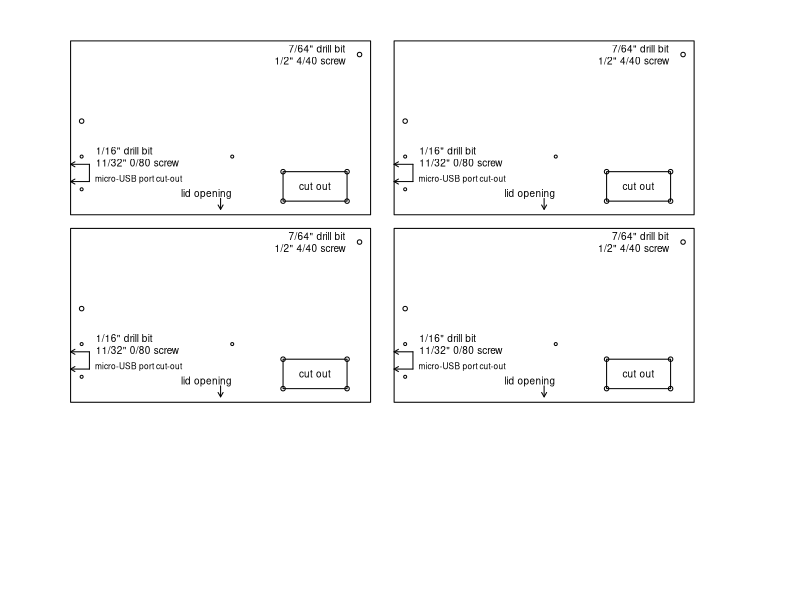

This figure's R source:
## layout for screws for CO2 monitor

# box is 3 3/16 x 3 3/16 (inches)
# lcd display screw holes are at 75mm x 31mm
# arduino nano every screw holes are at 40.64mm x 15.24mm
# micro-usb port is 0.3165" wide, centered on nano every
# senseair s8 opening is 0.68" wide x 0.54" wide

w <- (3 + 3/16)*1000
lmargin <- 750
tmargin <- 750

pdf("co2_monitor_layout.pdf", height=11, width=8.5)
par(bty="n", mar=rep(0,4), oma=rep(0,4))

plot(0,0,xlim=c(0,8500), ylim=c(11000,0), xaxs="i", yaxs="i",
     xaxt="n", yaxt="n", xlab="", ylab="", type="n")


make_layout <- function(lmargin, tmargin) {

    # box
    rect(lmargin, tmargin, w+lmargin, w+tmargin, col=NA, border="black")

    # screws for LCD display
    led_width <- (75/25.4)*1000
    left <- w/2 - led_width/2 + lmargin
    right <- w/2 + led_width/2 + lmargin
    top <- tmargin+ 250
    bottom <- top + (31/25.4)*1000

    points(c(left, right), c(bottom, top), cex=0.6)

    text(right-150, top, '7/64" drill bit\n1/2" 4/40 screw',
         cex=0.6, adj=c(1, 0.5))


    # screws for arduino
    arduino_width <- 4.064/2.54*1000
    arduino_height <- 1.524/2.54*1000
    top <- bottom + 650
    bottom <- top+arduino_height
    right <- left+arduino_width

    points(c(left, left, right), c(top, bottom, top), cex=0.4)

    text(left+150, top, '1/16" drill bit\n11/32" 0/80 screw',
         cex=0.6, adj=c(0, 0.5))

    # where to cut for the usb-mini port
    usb_height <- 316.5
    arduino_center <- top + arduino_height/2
    arrows(rep(lmargin+200,2), arduino_center+c(-1,1)*usb_height/2,
           rep(lmargin,2), arduino_center+c(-1,1)*usb_height/2, len=0.05)
    segments(lmargin+200, arduino_center-usb_height/2,
             lmargin+200, arduino_center+usb_height/2)
    text(lmargin+260, arduino_center+usb_height/2-60,
         "micro-USB port cut-out", cex=0.5, adj=c(0,0.5))

    # opening for senseair s8
    s8_width <- 680
    s8_height <- 540

    bottom <- tmargin + w - 250
    right <- lmargin + w - 250
    top <- bottom - s8_height
    left <- right - s8_width
    rect(left, top, right, bottom, col=NA, border="black")
    points(c(left, left, right, right), c(top, bottom, top, bottom), cex=0.6)
    text((left+right)/2, (top+bottom)/2, "cut out", cex=0.6)

    # arrow pointing to lid opening
    arrows(lmargin + w/2, tmargin+w-300, lmargin+w/2, tmargin+w-100, len=0.05)
    text(lmargin+w/2-150, tmargin+w-380, "lid opening", cex=0.6)

}

make_layout(lmargin, tmargin)

make_layout(lmargin, tmargin*4/3+w)

make_layout(lmargin*4/3+w, tmargin)

make_layout(lmargin*4/3+w, tmargin*4/3+w)



dev.off()
